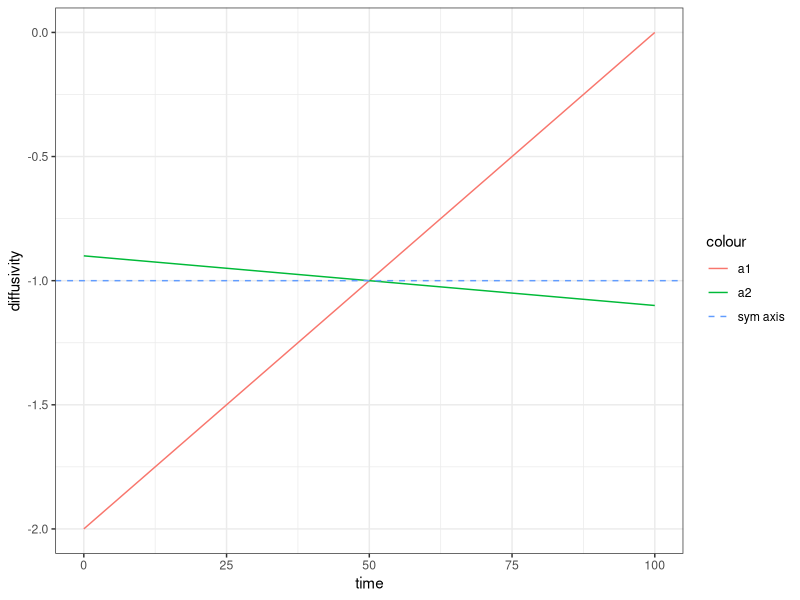

This figure's R source:
library(tidyverse)

# asymmetry factor, change this to observe
asym_factor <- 0.1 # mutliplies the extremes of the sequence, is and argument of the parameter set

# define prerequesites
time <- seq(0, 100, length = 300) # times series
diffusivity <- seq(-2, 0, length = 300)
axis <- mean(diffusivity)

# calculate diff2
delta <- abs(axis - min(diffusivity)) * asym_factor
under <- axis - delta
upper <- axis + delta
diffusivity2 <- 2*axis - (seq(under, upper, length = length(diffusivity))) # formula

ggplot() + 
  geom_line(aes(x = time, y=  diffusivity, color = "a1")) + 
  geom_line(aes(x=time, y = diffusivity2, color = "a2")) + 
  geom_hline(aes(yintercept = axis, color = "sym axis"), linetype = "dashed") + 
  theme_bw()



